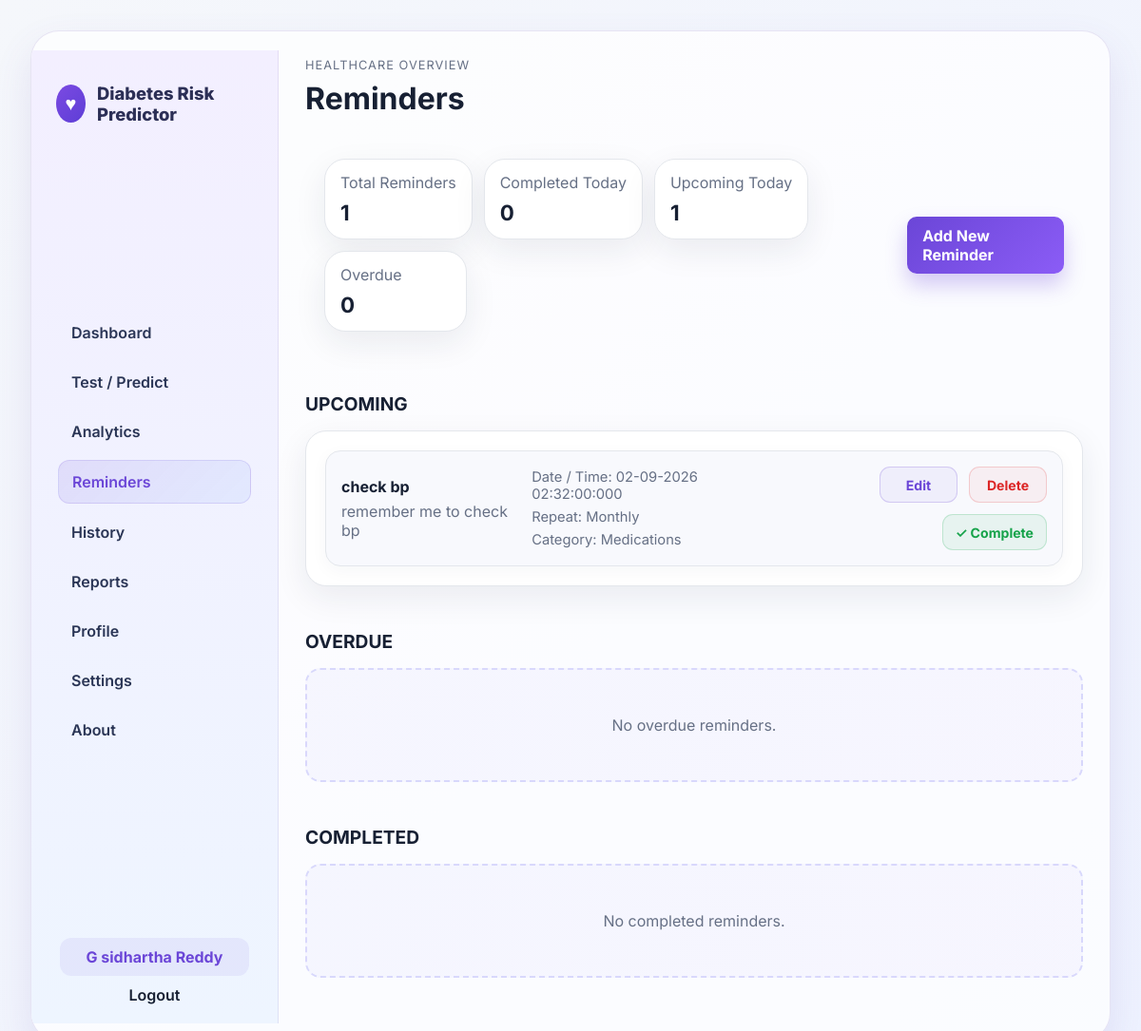
Screenshot of /reminders (signed in) with the database file from the repository.
### tables this page shows
CREATE TABLE users (
            id INTEGER PRIMARY KEY AUTOINCREMENT,
            full_name TEXT NOT NULL,
            email TEXT NOT NULL UNIQUE,
            password_hash TEXT NOT NULL,
            created_at TEXT NOT NULL DEFAULT CURRENT_TIMESTAMP
        , gender TEXT, age INTEGER, height_cm REAL, weight_kg REAL, role TEXT NOT NULL DEFAULT 'patient', theme TEXT NOT NULL DEFAULT 'light', notifications_enabled INTEGER NOT NULL DEFAULT 1, reminders_enabled INTEGER NOT NULL DEFAULT 1, last_login TEXT);

CREATE TABLE reminders (
            id INTEGER PRIMARY KEY AUTOINCREMENT,
            user_id INTEGER NOT NULL,
            title TEXT NOT NULL,
            description TEXT,
            date TEXT NOT NULL,
            time TEXT NOT NULL,
            repeat TEXT NOT NULL DEFAULT 'Once',
            category TEXT NOT NULL,
            notification_enabled INTEGER NOT NULL DEFAULT 1,
            status TEXT NOT NULL DEFAULT 'Upcoming',
            created_at TEXT NOT NULL DEFAULT CURRENT_TIMESTAMP,
            FOREIGN KEY(user_id) REFERENCES users(id)
        );

### backend/auth.py (the view)
    def wrapped(*args, **kwargs):
        if 'user_id' not in session:
            return redirect(url_for('login'))
        return view(*args, **kwargs)

### app.py (called while the page is built)
def _parse_display_datetime(value):
    if not value:
        return None
    text = str(value).strip()
    candidates = (
        text,
        text.replace('Z', '+00:00'),
        text[:26],
        text[:19],
        text[:10],
    )
    for candidate in candidates:
        for fmt in (
            '%Y-%m-%dT%H:%M:%S.%f',
            '%Y-%m-%dT%H:%M:%S',
            '%Y-%m-%d %H:%M:%S.%f',
            '%Y-%m-%d %H:%M:%S',
            '%Y-%m-%d',
        ):
            try:
                return datetime.strptime(candidate, fmt)
            except Exception:
                continue
        try:
            return datetime.fromisoformat(candidate.replace('Z', '+00:00')).replace(tzinfo=None)
        except Exception:
            continue
    return None

def format_display_datetime(value):
    parsed = _parse_display_datetime(value)
    if not parsed:
        return str(value or '')
    return parsed.strftime('%d-%m-%Y %H:%M:%S:%f')[:-3]

@app.context_processor
def inject_base_context():
    user_id = session.get('user_id')
    user = get_user(user_id) if user_id is not None else None
    user_reminders = []
    reminder_count = 0
    if user_id is not None:
        reminder_rows = get_db().execute(
            'SELECT * FROM reminders WHERE user_id = ? ORDER BY date ASC, time ASC LIMIT 5',
            (user_id,),
        ).fetchall()
        user_reminders = [dict(row) for row in reminder_rows]
        reminder_count = len(user_reminders)
    active_theme = get_active_theme(user)
    return {
        'user': user,
        'current_user': user,
        'active_theme': active_theme,
        'header_reminders': user_reminders,
        'header_reminder_count': reminder_count,
    }

### backend/auth.py (called while the page is built)
def normalize_theme(value):
    theme = str(value or 'light').strip().lower()
    return theme if theme in ALLOWED_THEMES else 'light'

def login_required(view):
    def wrapped(*args, **kwargs):
        if 'user_id' not in session:
            return redirect(url_for('login'))
        return view(*args, **kwargs)
    wrapped.__name__ = view.__name__
    return wrapped

def get_user(user_id):
    row = get_db().execute('SELECT * FROM users WHERE id = ?', (user_id,)).fetchone()
    if not row:
        return None
    user = dict(row)
    user['theme'] = normalize_theme(user.get('theme'))
    return user

def get_active_theme(user=None):
    if user and isinstance(user, dict):
        return normalize_theme(user.get('theme'))
    return 'light'

### templates/reminders.html (shortened to what this page needs)
{% extends 'base.html' %}
{% block page_title %}Reminders{% endblock %}
{% block content %}
<div class="reminders-page">
  <div class="page-header-row">
    <div class="summary-row">
      <div class="mini-stat card-surface"><span>Total Reminders</span><strong>{{ total }}</strong></div>
      <div class="mini-stat card-surface"><span>Completed Today</span><strong>{{ completed_today }}</strong></div>
      <div class="mini-stat card-surface"><span>Upcoming Today</span><strong>{{ upcoming_today }}</strong></div>
      <div class="mini-stat card-surface"><span>Overdue</span><strong>{{ overdue }}</strong></div>
    </div>
    <a href="{{ url_for('add_reminder') }}" class="primary-btn">Add New Reminder</a>
  </div>
  {% set upcoming_reminders = reminders|selectattr('status', 'equalto', 'UPCOMING')|list %}
  {% set overdue_reminders = reminders|selectattr('status', 'equalto', 'OVERDUE')|list %}
  {% set completed_reminders = reminders|selectattr('status', 'equalto', 'COMPLETED')|list %}
  <div class="reminders-tabs">
    <h3>UPCOMING</h3>
    {% if upcoming_reminders %}
      <div class="reminder-list card-surface">
        {% for reminder in upcoming_reminders %}
          <div class="reminder-item">
            <div class="reminder-main">
              <h4>{{ reminder.title }}</h4>
              <p>{{ reminder.description or 'No description provided.' }}</p>
            </div>
            <div class="reminder-meta">
              <span>Date / Time: {{ (reminder.date ~ ' ' ~ reminder.time)|display_datetime }}</span>
              <span>Repeat: {{ reminder.repeat }}</span>
              <span>Category: {{ reminder.category }}</span>
            </div>
            <div class="reminder-actions">
              <a href="{{ url_for('edit_reminder', reminder_id=reminder.id) }}" class="reminder-action-btn edit">Edit</a>
              <a href="{{ url_for('delete_reminder', reminder_id=reminder.id) }}" class="reminder-action-btn delete">Delete</a>
              <form method="post" action="{{ url_for('complete_reminder', reminder_id=reminder.id) }}">
                <button type="submit" class="reminder-action-btn complete">✓ Complete</button>
              </form>
            </div>
          </div>
        {% endfor %}
      </div>
    {% else %}
      <div class="empty-state">No upcoming reminders.</div>
    {% endif %}
  </div>
  <div class="reminders-tabs">
    <h3>OVERDUE</h3>
    {% if overdue_reminders %}
      <div class="reminder-list card-surface">
        {% for reminder in overdue_reminders %}
          <div class="reminder-item">
            <div class="reminder-main">
              <h4>{{ reminder.title }}</h4>
              <p>{{ reminder.description or 'No description provided.' }}</p>
            </div>
            <div class="reminder-meta">
              <span>Date / Time: {{ (reminder.date ~ ' ' ~ reminder.time)|display_datetime }}</span>
              <span>Repeat: {{ reminder.repeat }}</span>
              <span>Category: {{ reminder.category }}</span>
            </div>
            <div class="reminder-actions">
              <a href="{{ url_for('edit_reminder', reminder_id=reminder.id) }}" class="reminder-action-btn edit">Edit</a>
              <a href="{{ url_for('delete_reminder', reminder_id=reminder.id) }}" class="reminder-action-btn delete">Delete</a>
              <form method="post" action="{{ url_for('complete_reminder', reminder_id=reminder.id) }}">
                <button type="submit" class="reminder-action-btn complete">✓ Complete</button>
              </form>
            </div>
          </div>
        {% endfor %}
      </div>
    {% else %}
      <div class="empty-state">No overdue reminders.</div>
    {% endif %}
  </div>
  <div class="reminders-tabs">
    <h3>COMPLETED</h3>
    {% if completed_reminders %}
      <div class="reminder-list card-surface">
        {% for reminder in completed_reminders %}
          <div class="reminder-item">
            <div class="reminder-main">
              <h4>{{ reminder.title }}</h4>
              <p>{{ reminder.description or 'No description provided.' }}</p>
            </div>
            <div class="reminder-meta">
              <span>Date / Time: {{ (reminder.date ~ ' ' ~ reminder.time)|display_datetime }}</span>
              <span>Repeat: {{ reminder.repeat }}</span>
              <span>Category: {{ reminder.category }}</span>
            </div>
            <div class="reminder-actions">
              <span class="completed-badge">✓ Completed</span>
              <a href="{{ url_for('delete_reminder', reminder_id=reminder.id) }}" class="reminder-action-btn delete">Delete</a>
            </div>
          </div>
        {% endfor %}
      </div>
    {% else %}
      <div class="empty-state">No completed reminders.</div>
    {% endif %}
  </div>
</div>
{% endblock %}

### templates/base.html (shortened to what this page needs)
<!DOCTYPE html>
<html lang="en">
  <head>
    <link rel="stylesheet" href="{{ url_for('static', filename='css/styles.css') }}" />
  </head>
  <body class="app-body {% block body_class %}{% endblock %}" data-theme="{{ active_theme or 'light' }}">
    {% if session.get('user_id') %}
      <div class="app-shell">
        <aside class="sidebar">
          <div class="brand-block">
            <div class="brand-mark">♥</div>
            <div>
              <div class="brand-name">Diabetes Risk Predictor</div>
            </div>
          </div>
          <nav class="nav-menu">
            <a href="{{ url_for('dashboard') }}" class="nav-link {% if request.path == '/dashboard' %}active{% endif %}">Dashboard</a>
            <a href="{{ url_for('predict') }}" class="nav-link {% if request.path == '/predict' %}active{% endif %}">Test / Predict</a>
            <a href="{{ url_for('analytics') }}" class="nav-link {% if request.path == '/analytics' %}active{% endif %}">Analytics</a>
            <a href="{{ url_for('reminders') }}" class="nav-link {% if request.path.startswith('/reminders') %}active{% endif %}">Reminders</a>
            <a href="{{ url_for('history') }}" class="nav-link {% if request.path.startswith('/history') %}active{% endif %}">History</a>
            <a href="{{ url_for('reports') }}" class="nav-link {% if request.path.startswith('/reports') or request.path.startswith('/export') %}active{% endif %}">Reports</a>
            <a href="{{ url_for('profile') }}" class="nav-link {% if request.path.startswith('/profile') %}active{% endif %}">Profile</a>
            <a href="{{ url_for('settings') }}" class="nav-link {% if request.path.startswith('/settings') %}active{% endif %}">Settings</a>
            <a href="{{ url_for('about') }}" class="nav-link {% if request.path == '/about' %}active{% endif %}">About</a>
          </nav>
          <div class="sidebar-footer">
            <div class="user-chip">{{ session.get('user_name', 'User') }}</div>
            <a href="{{ url_for('logout') }}" class="logout-link">Logout</a>
          </div>
        </aside>
        <main class="main-panel">
          <header class="topbar">
            <div>
              <p class="eyebrow">Healthcare overview</p>
              <h1>{% block page_title %}Dashboard{% endblock %}</h1>
            </div>
          </header>
          {% block content %}{% endblock %}
        </main>
      </div>
    {% else %}
      {% block auth_content %}{% endblock %}
    {% endif %}
  </body>
</html>

### rows the page displays
users: get "G sidhartha Reddy"
reminders: title "check bp", description "remember me to check bp", date+time "02-09-2026 02:32:00:000", repeat "Monthly", category "Medications"

### other values shown
{{ total }} "1"
{{ completed_today }} "0"
{{ upcoming_today }} "1"
{{ overdue }} "0"
